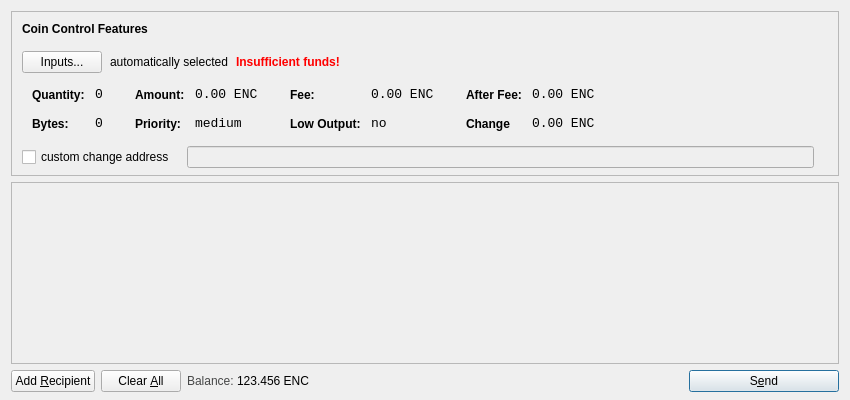
<?xml version="1.0" encoding="UTF-8"?>
<ui version="4.0">
 <class>SendCoinsDialog</class>
 <widget class="QDialog" name="SendCoinsDialog">
  <property name="geometry">
   <rect>
    <x>0</x>
    <y>0</y>
    <width>850</width>
    <height>400</height>
   </rect>
  </property>
  <property name="windowTitle">
   <string>Send Coins</string>
  </property>
  <layout class="QVBoxLayout" name="verticalLayout" stretch="0,1,0">
   <property name="bottomMargin">
    <number>8</number>
   </property>
   <item>
    <widget class="QFrame" name="frameCoinControl">
     <property name="sizePolicy">
      <sizepolicy hsizetype="Expanding" vsizetype="Expanding">
       <horstretch>0</horstretch>
       <verstretch>0</verstretch>
      </sizepolicy>
     </property>
     <property name="maximumSize">
      <size>
       <width>16777215</width>
       <height>16777215</height>
      </size>
     </property>
     <property name="frameShape">
      <enum>QFrame::StyledPanel</enum>
     </property>
     <property name="frameShadow">
      <enum>QFrame::Sunken</enum>
     </property>
     <layout class="QVBoxLayout" name="verticalLayoutCoinControl2">
      <property name="spacing">
       <number>6</number>
      </property>
      <property name="leftMargin">
       <number>0</number>
      </property>
      <property name="topMargin">
       <number>0</number>
      </property>
      <property name="rightMargin">
       <number>0</number>
      </property>
      <property name="bottomMargin">
       <number>6</number>
      </property>
      <item>
       <layout class="QVBoxLayout" name="verticalLayoutCoinControl" stretch="0,0,0,0,1">
        <property name="spacing">
         <number>0</number>
        </property>
        <property name="leftMargin">
         <number>10</number>
        </property>
        <property name="topMargin">
         <number>10</number>
        </property>
        <item>
         <layout class="QHBoxLayout" name="horizontalLayoutCoinControl1">
          <property name="bottomMargin">
           <number>15</number>
          </property>
          <item>
           <widget class="QLabel" name="labelCoinControlFeatures">
            <property name="sizePolicy">
             <sizepolicy hsizetype="Preferred" vsizetype="Maximum">
              <horstretch>0</horstretch>
              <verstretch>0</verstretch>
             </sizepolicy>
            </property>
            <property name="font">
             <font>
              <weight>75</weight>
              <bold>true</bold>
             </font>
            </property>
            <property name="styleSheet">
             <string notr="true">font-weight:bold;</string>
            </property>
            <property name="text">
             <string>Coin Control Features</string>
            </property>
           </widget>
          </item>
         </layout>
        </item>
        <item>
         <layout class="QHBoxLayout" name="horizontalLayoutCoinControl2" stretch="0,0,0,0">
          <property name="spacing">
           <number>8</number>
          </property>
          <property name="bottomMargin">
           <number>10</number>
          </property>
          <item>
           <widget class="QPushButton" name="pushButtonCoinControl">
            <property name="styleSheet">
             <string notr="true"/>
            </property>
            <property name="text">
             <string>Inputs...</string>
            </property>
           </widget>
          </item>
          <item>
           <widget class="QLabel" name="labelCoinControlAutomaticallySelected">
            <property name="text">
             <string>automatically selected</string>
            </property>
            <property name="margin">
             <number>5</number>
            </property>
           </widget>
          </item>
          <item>
           <widget class="QLabel" name="labelCoinControlInsuffFunds">
            <property name="font">
             <font>
              <weight>75</weight>
              <bold>true</bold>
             </font>
            </property>
            <property name="styleSheet">
             <string notr="true">color:red;font-weight:bold;</string>
            </property>
            <property name="text">
             <string>Insufficient funds!</string>
            </property>
            <property name="margin">
             <number>5</number>
            </property>
           </widget>
          </item>
          <item>
           <spacer name="horizontalSpacerCoinControl">
            <property name="orientation">
             <enum>Qt::Horizontal</enum>
            </property>
            <property name="sizeHint" stdset="0">
             <size>
              <width>40</width>
              <height>1</height>
             </size>
            </property>
           </spacer>
          </item>
         </layout>
        </item>
        <item>
         <widget class="QWidget" name="widgetCoinControl" native="true">
          <property name="sizePolicy">
           <sizepolicy hsizetype="Preferred" vsizetype="Preferred">
            <horstretch>0</horstretch>
            <verstretch>0</verstretch>
           </sizepolicy>
          </property>
          <property name="minimumSize">
           <size>
            <width>0</width>
            <height>0</height>
           </size>
          </property>
          <property name="styleSheet">
           <string notr="true"/>
          </property>
          <layout class="QHBoxLayout" name="horizontalLayoutCoinControl5">
           <property name="margin">
            <number>0</number>
           </property>
           <item>
            <layout class="QHBoxLayout" name="horizontalLayoutCoinControl3" stretch="0,0,0,1">
             <property name="spacing">
              <number>20</number>
             </property>
             <property name="topMargin">
              <number>0</number>
             </property>
             <property name="bottomMargin">
              <number>10</number>
             </property>
             <item>
              <layout class="QFormLayout" name="formLayoutCoinControl1">
               <property name="horizontalSpacing">
                <number>10</number>
               </property>
               <property name="verticalSpacing">
                <number>14</number>
               </property>
               <property name="leftMargin">
                <number>10</number>
               </property>
               <property name="topMargin">
                <number>4</number>
               </property>
               <property name="rightMargin">
                <number>6</number>
               </property>
               <item row="0" column="0">
                <widget class="QLabel" name="labelCoinControlQuantityText">
                 <property name="styleSheet">
                  <string notr="true">font-weight:bold;</string>
                 </property>
                 <property name="text">
                  <string>Quantity:</string>
                 </property>
                 <property name="margin">
                  <number>0</number>
                 </property>
                </widget>
               </item>
               <item row="0" column="1">
                <widget class="QLabel" name="labelCoinControlQuantity">
                 <property name="font">
                  <font>
                   <family>Monospace</family>
                   <pointsize>10</pointsize>
                  </font>
                 </property>
                 <property name="cursor">
                  <cursorShape>IBeamCursor</cursorShape>
                 </property>
                 <property name="contextMenuPolicy">
                  <enum>Qt::ActionsContextMenu</enum>
                 </property>
                 <property name="text">
                  <string>0</string>
                 </property>
                 <property name="margin">
                  <number>0</number>
                 </property>
                 <property name="textInteractionFlags">
                  <set>Qt::LinksAccessibleByMouse|Qt::TextSelectableByKeyboard|Qt::TextSelectableByMouse</set>
                 </property>
                </widget>
               </item>
               <item row="1" column="0">
                <widget class="QLabel" name="labelCoinControlBytesText">
                 <property name="styleSheet">
                  <string notr="true">font-weight:bold;</string>
                 </property>
                 <property name="text">
                  <string>Bytes:</string>
                 </property>
                </widget>
               </item>
               <item row="1" column="1">
                <widget class="QLabel" name="labelCoinControlBytes">
                 <property name="font">
                  <font>
                   <family>Monospace</family>
                   <pointsize>10</pointsize>
                  </font>
                 </property>
                 <property name="cursor">
                  <cursorShape>IBeamCursor</cursorShape>
                 </property>
                 <property name="contextMenuPolicy">
                  <enum>Qt::ActionsContextMenu</enum>
                 </property>
                 <property name="text">
                  <string>0</string>
                 </property>
                 <property name="textInteractionFlags">
                  <set>Qt::LinksAccessibleByMouse|Qt::TextSelectableByKeyboard|Qt::TextSelectableByMouse</set>
                 </property>
                </widget>
               </item>
              </layout>
             </item>
             <item>
              <layout class="QFormLayout" name="formLayoutCoinControl2">
               <property name="horizontalSpacing">
                <number>10</number>
               </property>
               <property name="verticalSpacing">
                <number>14</number>
               </property>
               <property name="leftMargin">
                <number>6</number>
               </property>
               <property name="topMargin">
                <number>4</number>
               </property>
               <property name="rightMargin">
                <number>6</number>
               </property>
               <item row="0" column="0">
                <widget class="QLabel" name="labelCoinControlAmountText">
                 <property name="styleSheet">
                  <string notr="true">font-weight:bold;</string>
                 </property>
                 <property name="text">
                  <string>Amount:</string>
                 </property>
                 <property name="margin">
                  <number>0</number>
                 </property>
                </widget>
               </item>
               <item row="0" column="1">
                <widget class="QLabel" name="labelCoinControlAmount">
                 <property name="font">
                  <font>
                   <family>Monospace</family>
                   <pointsize>10</pointsize>
                  </font>
                 </property>
                 <property name="cursor">
                  <cursorShape>IBeamCursor</cursorShape>
                 </property>
                 <property name="contextMenuPolicy">
                  <enum>Qt::ActionsContextMenu</enum>
                 </property>
                 <property name="text">
                  <string>0.00 ENC</string>
                 </property>
                 <property name="textInteractionFlags">
                  <set>Qt::LinksAccessibleByMouse|Qt::TextSelectableByKeyboard|Qt::TextSelectableByMouse</set>
                 </property>
                </widget>
               </item>
               <item row="1" column="0">
                <widget class="QLabel" name="labelCoinControlPriorityText">
                 <property name="styleSheet">
                  <string notr="true">font-weight:bold;</string>
                 </property>
                 <property name="text">
                  <string>Priority:</string>
                 </property>
                </widget>
               </item>
               <item row="1" column="1">
                <widget class="QLabel" name="labelCoinControlPriority">
                 <property name="font">
                  <font>
                   <family>Monospace</family>
                   <pointsize>10</pointsize>
                  </font>
                 </property>
                 <property name="cursor">
                  <cursorShape>IBeamCursor</cursorShape>
                 </property>
                 <property name="contextMenuPolicy">
                  <enum>Qt::ActionsContextMenu</enum>
                 </property>
                 <property name="text">
                  <string>medium</string>
                 </property>
                 <property name="textInteractionFlags">
                  <set>Qt::LinksAccessibleByMouse|Qt::TextSelectableByKeyboard|Qt::TextSelectableByMouse</set>
                 </property>
                </widget>
               </item>
              </layout>
             </item>
             <item>
              <layout class="QFormLayout" name="formLayoutCoinControl3">
               <property name="horizontalSpacing">
                <number>10</number>
               </property>
               <property name="verticalSpacing">
                <number>14</number>
               </property>
               <property name="leftMargin">
                <number>6</number>
               </property>
               <property name="topMargin">
                <number>4</number>
               </property>
               <property name="rightMargin">
                <number>6</number>
               </property>
               <item row="0" column="0">
                <widget class="QLabel" name="labelCoinControlFeeText">
                 <property name="styleSheet">
                  <string notr="true">font-weight:bold;</string>
                 </property>
                 <property name="text">
                  <string>Fee:</string>
                 </property>
                 <property name="margin">
                  <number>0</number>
                 </property>
                </widget>
               </item>
               <item row="0" column="1">
                <widget class="QLabel" name="labelCoinControlFee">
                 <property name="font">
                  <font>
                   <family>Monospace</family>
                   <pointsize>10</pointsize>
                  </font>
                 </property>
                 <property name="cursor">
                  <cursorShape>IBeamCursor</cursorShape>
                 </property>
                 <property name="contextMenuPolicy">
                  <enum>Qt::ActionsContextMenu</enum>
                 </property>
                 <property name="text">
                  <string>0.00 ENC</string>
                 </property>
                 <property name="textInteractionFlags">
                  <set>Qt::LinksAccessibleByMouse|Qt::TextSelectableByKeyboard|Qt::TextSelectableByMouse</set>
                 </property>
                </widget>
               </item>
               <item row="1" column="0">
                <widget class="QLabel" name="labelCoinControlLowOutputText">
                 <property name="styleSheet">
                  <string notr="true">font-weight:bold;</string>
                 </property>
                 <property name="text">
                  <string>Low Output:</string>
                 </property>
                </widget>
               </item>
               <item row="1" column="1">
                <widget class="QLabel" name="labelCoinControlLowOutput">
                 <property name="font">
                  <font>
                   <family>Monospace</family>
                   <pointsize>10</pointsize>
                  </font>
                 </property>
                 <property name="cursor">
                  <cursorShape>IBeamCursor</cursorShape>
                 </property>
                 <property name="contextMenuPolicy">
                  <enum>Qt::ActionsContextMenu</enum>
                 </property>
                 <property name="text">
                  <string>no</string>
                 </property>
                 <property name="textInteractionFlags">
                  <set>Qt::LinksAccessibleByMouse|Qt::TextSelectableByKeyboard|Qt::TextSelectableByMouse</set>
                 </property>
                </widget>
               </item>
              </layout>
             </item>
             <item>
              <layout class="QFormLayout" name="formLayoutCoinControl4">
               <property name="horizontalSpacing">
                <number>10</number>
               </property>
               <property name="verticalSpacing">
                <number>14</number>
               </property>
               <property name="leftMargin">
                <number>6</number>
               </property>
               <property name="topMargin">
                <number>4</number>
               </property>
               <property name="rightMargin">
                <number>6</number>
               </property>
               <item row="0" column="0">
                <widget class="QLabel" name="labelCoinControlAfterFeeText">
                 <property name="styleSheet">
                  <string notr="true">font-weight:bold;</string>
                 </property>
                 <property name="text">
                  <string>After Fee:</string>
                 </property>
                 <property name="margin">
                  <number>0</number>
                 </property>
                </widget>
               </item>
               <item row="0" column="1">
                <widget class="QLabel" name="labelCoinControlAfterFee">
                 <property name="font">
                  <font>
                   <family>Monospace</family>
                   <pointsize>10</pointsize>
                  </font>
                 </property>
                 <property name="cursor">
                  <cursorShape>IBeamCursor</cursorShape>
                 </property>
                 <property name="contextMenuPolicy">
                  <enum>Qt::ActionsContextMenu</enum>
                 </property>
                 <property name="text">
                  <string>0.00 ENC</string>
                 </property>
                 <property name="textInteractionFlags">
                  <set>Qt::LinksAccessibleByMouse|Qt::TextSelectableByKeyboard|Qt::TextSelectableByMouse</set>
                 </property>
                </widget>
               </item>
               <item row="1" column="0">
                <widget class="QLabel" name="labelCoinControlChangeText">
                 <property name="styleSheet">
                  <string notr="true">font-weight:bold;</string>
                 </property>
                 <property name="text">
                  <string>Change</string>
                 </property>
                </widget>
               </item>
               <item row="1" column="1">
                <widget class="QLabel" name="labelCoinControlChange">
                 <property name="font">
                  <font>
                   <family>Monospace</family>
                   <pointsize>10</pointsize>
                  </font>
                 </property>
                 <property name="cursor">
                  <cursorShape>IBeamCursor</cursorShape>
                 </property>
                 <property name="contextMenuPolicy">
                  <enum>Qt::ActionsContextMenu</enum>
                 </property>
                 <property name="text">
                  <string>0.00 ENC</string>
                 </property>
                 <property name="textInteractionFlags">
                  <set>Qt::LinksAccessibleByMouse|Qt::TextSelectableByKeyboard|Qt::TextSelectableByMouse</set>
                 </property>
                </widget>
               </item>
              </layout>
             </item>
            </layout>
           </item>
          </layout>
         </widget>
        </item>
        <item>
         <layout class="QHBoxLayout" name="horizontalLayoutCoinControl4" stretch="0,0,0">
          <property name="spacing">
           <number>12</number>
          </property>
          <property name="sizeConstraint">
           <enum>QLayout::SetDefaultConstraint</enum>
          </property>
          <property name="topMargin">
           <number>5</number>
          </property>
          <property name="rightMargin">
           <number>5</number>
          </property>
          <item>
           <widget class="QCheckBox" name="checkBoxCoinControlChange">
            <property name="text">
             <string>custom change address</string>
            </property>
           </widget>
          </item>
          <item>
           <widget class="QLineEdit" name="lineEditCoinControlChange">
            <property name="enabled">
             <bool>false</bool>
            </property>
            <property name="sizePolicy">
             <sizepolicy hsizetype="Expanding" vsizetype="Fixed">
              <horstretch>0</horstretch>
              <verstretch>0</verstretch>
             </sizepolicy>
            </property>
           </widget>
          </item>
          <item>
           <widget class="QLabel" name="labelCoinControlChangeLabel">
            <property name="sizePolicy">
             <sizepolicy hsizetype="Preferred" vsizetype="Expanding">
              <horstretch>0</horstretch>
              <verstretch>0</verstretch>
             </sizepolicy>
            </property>
            <property name="minimumSize">
             <size>
              <width>0</width>
              <height>0</height>
             </size>
            </property>
            <property name="text">
             <string/>
            </property>
            <property name="margin">
             <number>3</number>
            </property>
           </widget>
          </item>
         </layout>
        </item>
        <item>
         <spacer name="verticalSpacerCoinControl">
          <property name="orientation">
           <enum>Qt::Vertical</enum>
          </property>
          <property name="sizeHint" stdset="0">
           <size>
            <width>800</width>
            <height>1</height>
           </size>
          </property>
         </spacer>
        </item>
       </layout>
      </item>
     </layout>
    </widget>
   </item>
   <item>
    <widget class="QScrollArea" name="scrollArea">
     <property name="widgetResizable">
      <bool>true</bool>
     </property>
     <widget class="QWidget" name="scrollAreaWidgetContents">
      <property name="geometry">
       <rect>
        <x>0</x>
        <y>0</y>
        <width>830</width>
        <height>156</height>
       </rect>
      </property>
      <layout class="QVBoxLayout" name="verticalLayout_2">
       <property name="margin">
        <number>0</number>
       </property>
       <item>
        <layout class="QVBoxLayout" name="entries">
         <property name="spacing">
          <number>6</number>
         </property>
        </layout>
       </item>
       <item>
        <spacer name="verticalSpacer">
         <property name="orientation">
          <enum>Qt::Vertical</enum>
         </property>
         <property name="sizeHint" stdset="0">
          <size>
           <width>20</width>
           <height>40</height>
          </size>
         </property>
        </spacer>
       </item>
      </layout>
     </widget>
    </widget>
   </item>
   <item>
    <layout class="QHBoxLayout" name="horizontalLayout">
     <item>
      <widget class="QPushButton" name="addButton">
       <property name="toolTip">
        <string>Send to multiple recipients at once</string>
       </property>
       <property name="text">
        <string>Add &amp;Recipient</string>
       </property>
       <property name="icon">
        <iconset resource="../bitcoin.qrc">
         <normaloff>:/icons/add</normaloff>:/icons/add</iconset>
       </property>
       <property name="autoDefault">
        <bool>false</bool>
       </property>
      </widget>
     </item>
     <item>
      <widget class="QPushButton" name="clearButton">
       <property name="sizePolicy">
        <sizepolicy hsizetype="Minimum" vsizetype="Fixed">
         <horstretch>0</horstretch>
         <verstretch>0</verstretch>
        </sizepolicy>
       </property>
       <property name="toolTip">
        <string>Remove all transaction fields</string>
       </property>
       <property name="text">
        <string>Clear &amp;All</string>
       </property>
       <property name="icon">
        <iconset resource="../bitcoin.qrc">
         <normaloff>:/icons/remove</normaloff>:/icons/remove</iconset>
       </property>
       <property name="autoRepeatDelay">
        <number>300</number>
       </property>
       <property name="autoDefault">
        <bool>false</bool>
       </property>
      </widget>
     </item>
     <item>
      <layout class="QHBoxLayout" name="horizontalLayout_2">
       <property name="spacing">
        <number>3</number>
       </property>
       <item>
        <widget class="QLabel" name="label">
         <property name="sizePolicy">
          <sizepolicy hsizetype="Preferred" vsizetype="Fixed">
           <horstretch>0</horstretch>
           <verstretch>0</verstretch>
          </sizepolicy>
         </property>
         <property name="styleSheet">
          <string notr="true">#label { color: #464747; }</string>
         </property>
         <property name="text">
          <string>Balance:</string>
         </property>
        </widget>
       </item>
       <item>
        <widget class="QLabel" name="labelBalance">
         <property name="sizePolicy">
          <sizepolicy hsizetype="Preferred" vsizetype="Fixed">
           <horstretch>0</horstretch>
           <verstretch>0</verstretch>
          </sizepolicy>
         </property>
         <property name="cursor">
          <cursorShape>IBeamCursor</cursorShape>
         </property>
         <property name="styleSheet">
          <string notr="true">#label { color: #464747; }</string>
         </property>
         <property name="text">
          <string>123.456 ENC</string>
         </property>
         <property name="textInteractionFlags">
          <set>Qt::LinksAccessibleByMouse|Qt::TextSelectableByKeyboard|Qt::TextSelectableByMouse</set>
         </property>
        </widget>
       </item>
      </layout>
     </item>
     <item>
      <spacer name="horizontalSpacer">
       <property name="orientation">
        <enum>Qt::Horizontal</enum>
       </property>
       <property name="sizeHint" stdset="0">
        <size>
         <width>40</width>
         <height>20</height>
        </size>
       </property>
      </spacer>
     </item>
     <item>
      <widget class="QPushButton" name="sendButton">
       <property name="minimumSize">
        <size>
         <width>150</width>
         <height>0</height>
        </size>
       </property>
       <property name="toolTip">
        <string>Confirm the send action</string>
       </property>
       <property name="text">
        <string>S&amp;end</string>
       </property>
       <property name="icon">
        <iconset resource="../bitcoin.qrc">
         <normaloff>:/icons/send</normaloff>:/icons/send</iconset>
       </property>
       <property name="default">
        <bool>true</bool>
       </property>
      </widget>
     </item>
    </layout>
   </item>
  </layout>
 </widget>
 <resources>
  <include location="../bitcoin.qrc"/>
 </resources>
 <connections/>
</ui>
